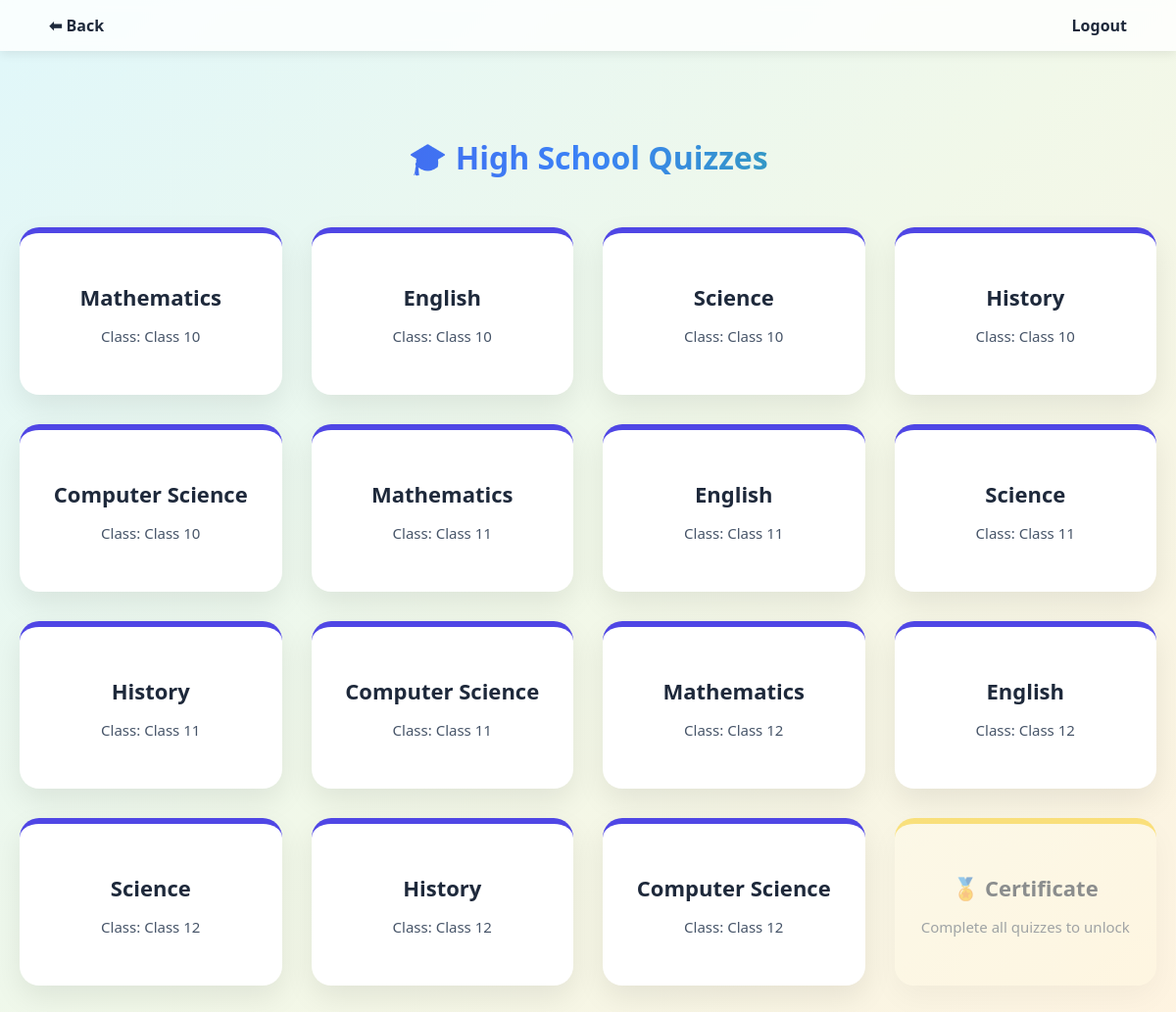
/public/quizzes/highschool_quizzes.php (signed in), run on the app's committed database.
### tables this page shows
CREATE TABLE `quizzes` (
  `id` int(11) NOT NULL,
  `admin_quiz_id` int(11) NOT NULL,
  `title` varchar(255) NOT NULL,
  `level` enum('kindergarten','primary','secondary','highschool','undergraduate','postgraduate') NOT NULL,
  `subject` varchar(100) NOT NULL,
  `class` varchar(50) DEFAULT NULL,
  `total_questions` int(11) DEFAULT 0,
  `created_by_role` enum('admin','teacher') DEFAULT 'teacher',
  `created_by` int(11) NOT NULL,
  `created_at` timestamp NOT NULL DEFAULT current_timestamp()
);

### public/quizzes/highschool_quizzes.php (the view, shortened to what this page needs)
<?php
require_once "../../config/db.php";
$user_id = $_SESSION['user_id'];
$level   = $_SESSION['user_level'];
$quizResult = $conn->prepare("SELECT * FROM quizzes WHERE level=? ORDER BY class ASC");
$quizResult->bind_param("s", $level);
$quizResult->execute();
$quizResult = $quizResult->get_result();
$totalStmt = $conn->prepare("SELECT COUNT(*) as total FROM quizzes WHERE level=?");
$totalStmt->bind_param("s", $level);
$totalStmt->execute();
$totalQuizzes = $totalStmt->get_result()->fetch_assoc()['total'];
$completedStmt = $conn->prepare("
    SELECT COUNT(DISTINCT qa.quiz_id) as completed
    FROM quiz_attempts qa
    JOIN quizzes q ON qa.quiz_id = q.id
    WHERE qa.user_id=? AND q.level=?
");
$completedStmt->bind_param("is", $user_id, $level);
$completedStmt->execute();
$completedQuizzes = $completedStmt->get_result()->fetch_assoc()['completed'];
$certificateUnlocked = ($completedQuizzes == $totalQuizzes && $totalQuizzes > 0) ? 1 : 0;
?>
<!DOCTYPE html>
<html lang="en">
<head>
</head>
<body>
<div class="navbar">
    <a href="../highschool.php">⬅ Back</a>
    <a href="../logout.php">Logout</a>
</div>
<div class="container">
    <h2>🎓 High School Quizzes</h2>
    <div class="cards">
        <?php while($quiz = $quizResult->fetch_assoc()):
            $attemptCheck = $conn->prepare("
                SELECT id FROM quiz_attempts
                WHERE user_id=? AND quiz_id=?
            ");
            $attemptCheck->bind_param("ii", $user_id, $quiz['id']);
            $attemptCheck->execute();
            $isCompleted = $attemptCheck->get_result()->num_rows > 0;
        ?>
        <div class="card <?php echo $isCompleted ? 'completed' : ''; ?>"
             onclick="location.href='take_quiz.php?quiz_id=<?php echo $quiz['id']; ?>'">
            <h3><?php echo htmlspecialchars($quiz['subject']); ?></h3>
            <p>Class: <?php echo htmlspecialchars($quiz['class']); ?></p>
        </div>
        <?php endwhile; ?>
        <div class="card certificate <?php echo $certificateUnlocked ? '' : 'locked'; ?>"
            <?php if($certificateUnlocked): ?>
                onclick="location.href='../certificate/highschool_certificate.php'"
            <?php endif; ?>>
            <h3>🏅 Certificate</h3>
            <p>
                <?php echo $certificateUnlocked
                    ? "Unlocked – Download Now"
                    : "Complete all quizzes to unlock"; ?>
            </p>
        </div>
    </div>
</div>
</body>
</html>

### public/quizzes/highschool_quizzes.php (style rules this page uses)
body { margin:0; font-family: 'Segoe UI', sans-serif; background: linear-gradient(135deg,#e0f7fa,#f1f8e9,#fff3e0); }
.navbar { display:flex; justify-content:space-between; align-items:center; padding:15px 50px; background:#ffffffcc; backdrop-filter: blur(6px); box-shadow:0 3px 10px rgba(0,0,0,0.08); position: sticky; top:0; z-index: 100; }
.navbar a { text-decoration:none; font-weight:600; color:#1e293b; transition:0.2s; }
.container { max-width:1200px; margin:auto; padding:60px 20px 100px; }
h2 { text-align:center; margin-bottom:50px; font-size:32px; background: linear-gradient(90deg,#4f46e5,#3b82f6,#22c55e); -webkit-background-clip: text; -webkit-text-fill-color: transparent; }
.cards { display:grid; grid-template-columns:repeat(auto-fit,minmax(250px,1fr)); gap:30px; }
.card { background:white; border-radius:20px; padding:35px 25px; text-align:center; cursor:pointer; position: relative; box-shadow:0 12px 30px rgba(0,0,0,0.08); transition:0.4s ease; border-top:6px solid #4f46e5; }
.card h3 { margin:15px 0 5px; font-size:22px; color:#1e293b; }
.card p { font-size:15px; color:#475569; }
.certificate { border-top:6px solid #facc15; background:linear-gradient(145deg,#fffbea,#fff8e1); }
.locked { opacity:0.5; pointer-events:none; }

### data on the page
quizzes: subject "Mathematics", class "Class 10"
quizzes: subject "English", class "Class 10"
quizzes: subject "Science", class "Class 10"
quizzes: subject "History", class "Class 10"
quizzes: subject "Computer Science", class "Class 10"
quizzes: subject "Mathematics", class "Class 11"
quizzes: subject "English", class "Class 11"
quizzes: subject "Science", class "Class 11"
quizzes: subject "History", class "Class 11"
quizzes: subject "Computer Science", class "Class 11"
quizzes: subject "Mathematics", class "Class 12"
quizzes: subject "English", class "Class 12"
quizzes: subject "Science", class "Class 12"
quizzes: subject "History", class "Class 12"
quizzes: subject "Computer Science", class "Class 12"
